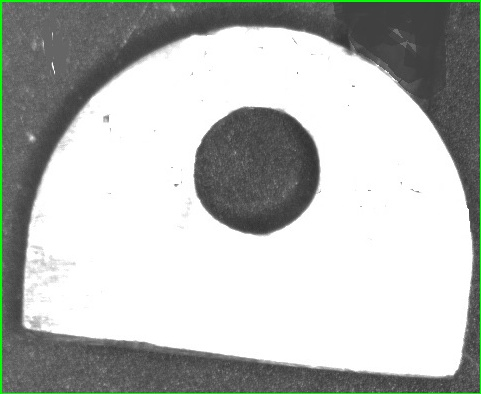
#> input picture test0.jpeg, 481 x 394 px, found by its file name
$ python coner.py
#> lines starting #> are read from the running program, lines starting #| are printed output that depends on the picture
# -*- coding: utf-8 -*-
"""
Created on Sat Dec  2 14:09:32 2017

@author: Administrator
"""

# coding=utf-8
import cv2
import numpy as np


'''Harris算法角点特征提取'''

img = cv2.imread('test0.jpeg')
#> img is the input picture: shape (394, 481, 3); mean B, G, R 183.6, 187, 183.6
gray = cv2.cvtColor(img,cv2.COLOR_BGR2GRAY)
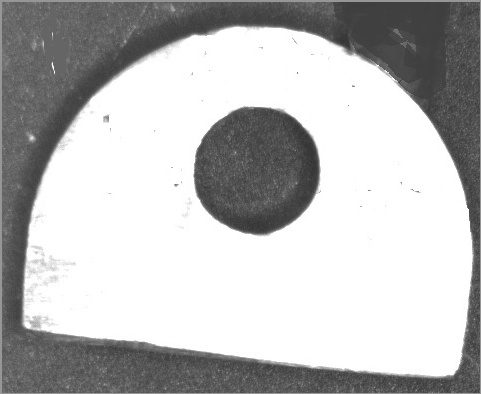
#> gray: shape (394, 481); min 48, max 255, mean 185.6
gray = np.float32(gray)

# {标记点大小，敏感度（3~31,越小越敏感）}
# OpenCV函数cv2.cornerHarris() 有四个参数 其作用分别为 :
#img - Input image, it should be grayscale and float32 type.
#blockSize - It is the size of neighbourhood considered for corner detection
#ksize - Aperture parameter of Sobel derivative used.
#k - Harris detector free parameter in the equation,在0.04 到0.05之间
#> (the run stopped early here; a loop or call above may not have finished)
